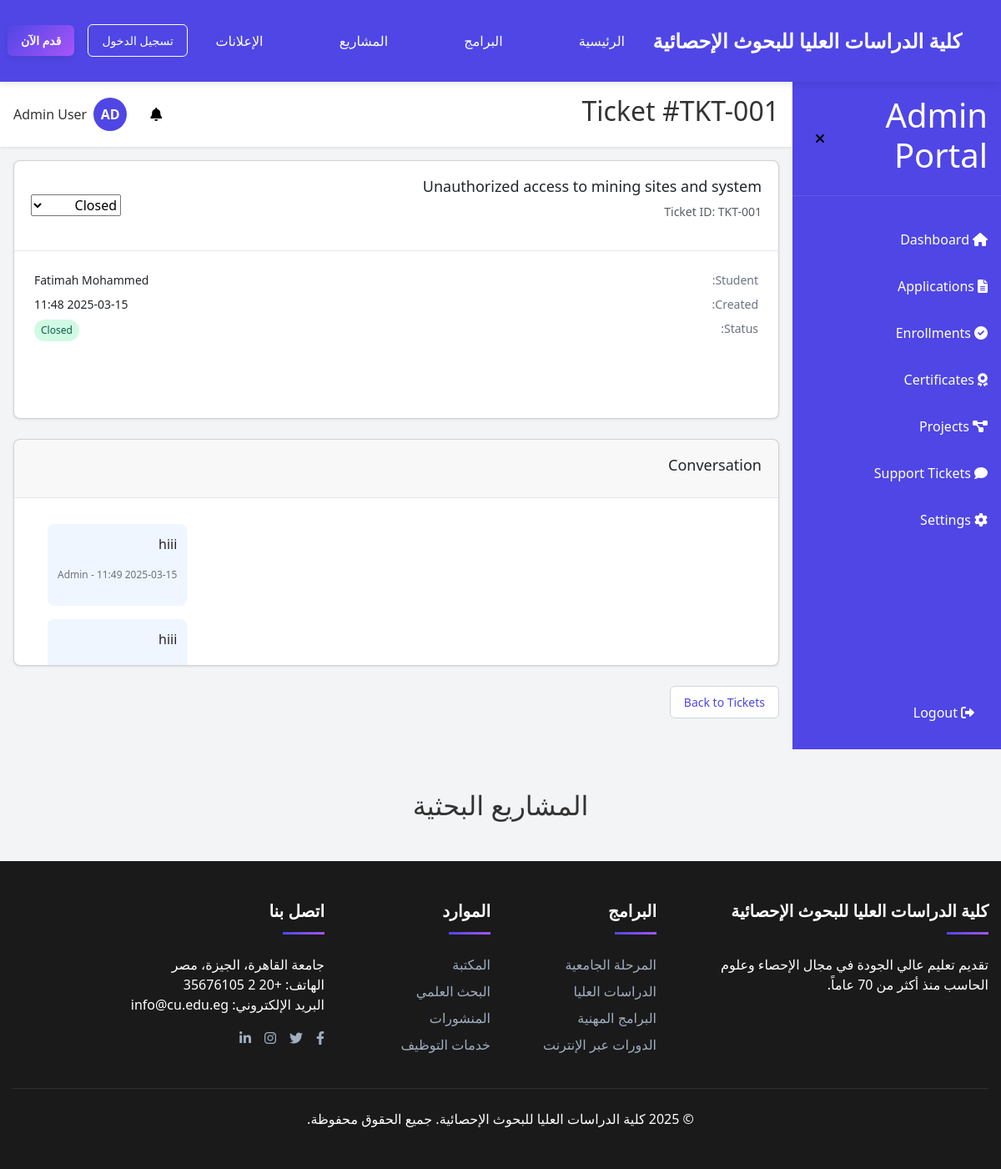
The page /admin/tickets/1 (signed in) on the database its author committed.
### models.py (models this page shows, shortened)
class Ticket(db.Model):
    __tablename__ = 'ticket'
    __table_args__ = {'extend_existing': True}
    id = db.Column(db.Integer, primary_key=True)
    ticket_id = db.Column(db.String(20), unique=True, nullable=False)
    user_id = db.Column(db.Integer, db.ForeignKey('user.id'), nullable=False)
    subject = db.Column(db.String(100), nullable=False)
    status = db.Column(db.String(20), default='Open')
    created_at = db.Column(db.DateTime, default=datetime.utcnow)
    messages = db.relationship('TicketMessage', backref='ticket', lazy=True, order_by='TicketMessage.created_at')

class User(db.Model, UserMixin):
    __tablename__ = 'user'
    __table_args__ = {'extend_existing': True}
    id = db.Column(db.Integer, primary_key=True)
    email = db.Column(db.String(120), unique=True, nullable=False)
    password_hash = db.Column(db.String(128), nullable=False)
    full_name = db.Column(db.String(100), nullable=False)
    phone = db.Column(db.String(20), nullable=True)
    nationality = db.Column(db.String(50), nullable=True)
    education = db.Column(db.String(50), nullable=True)
    role = db.Column(db.String(20), default='student')
    created_at = db.Column(db.DateTime, default=datetime.utcnow)
    applications = db.relationship('Application', backref='user', lazy=True)
    documents = db.relationship('Document', backref='user', lazy=True)
    certificates = db.relationship('Certificate', backref='user', lazy=True)
    tickets = db.relationship('Ticket', backref='user', lazy=True)
    notifications = db.relationship('Notification', backref='user', lazy=True)
    def is_admin(self):
        return self.role == 'admin'

class TicketMessage(db.Model):
    __tablename__ = 'ticket_message'
    __table_args__ = {'extend_existing': True}
    id = db.Column(db.Integer, primary_key=True)
    ticket_id = db.Column(db.Integer, db.ForeignKey('ticket.id'), nullable=False)
    sender = db.Column(db.String(20), nullable=False)
    message = db.Column(db.Text, nullable=False)
    created_at = db.Column(db.DateTime, default=datetime.utcnow)

### run.py (the view)
@app.route('/admin/tickets/<int:ticket_id>')
@login_required
def admin_ticket_detail(ticket_id):
    if not current_user.is_admin():
        return redirect(url_for('student_dashboard'))
    ticket = Ticket.query.get_or_404(ticket_id)
    return render_template('admin/ticket_detail.html', ticket=ticket)

### run.py (called while the page is built)
@login_manager.user_loader
def load_user(user_id):
    return User.query.get(int(user_id))

@app.template_filter('slice')
def slice_filter(iterable, start, end=None):
    if end is None:
        return iterable[start:]
    return iterable[start:end]

@app.context_processor
def inject_now():
    return {'now': datetime.utcnow()}

### templates/admin/ticket_detail.html (shortened to what this page needs)
{% extends "admin_layout.html" %}
{% block page_title %}Ticket #{{ ticket.ticket_id }}{% endblock %}
{% block main_content %}
<div class="card mb-6">
    <div class="card-header-with-actions">
        <div>
            <h3>{{ ticket.subject }}</h3>
            <p class="text-muted">Ticket ID: {{ ticket.ticket_id }}</p>
        </div>
        <div>
            <select id="ticket-status" class="form-input ticket-status-select" data-id="{{ ticket.id }}">
                <option value="Closed" {% if ticket.status == 'Closed' %}selected{% endif %}>Closed</option>
            </select>
        </div>
    </div>
    <div class="card-body">
        <div class="info-row">
            <span class="info-label">Student:</span>
            <span class="info-value">{{ ticket.user.full_name }}</span>
        </div>
        <div class="info-row">
            <span class="info-label">Created:</span>
            <span class="info-value">{{ ticket.created_at.strftime('%Y-%m-%d %H:%M') }}</span>
        </div>
        <div class="info-row mb-4">
            <span class="info-label">Status:</span>
            <span class="status-badge
                {% if ticket.status == 'Open' %}red
                {% elif ticket.status == 'In Progress' %}yellow
                {% elif ticket.status == 'Closed' %}green
                {% endif %}">
                {{ ticket.status }}
            </span>
        </div>
    </div>
</div>
<div class="card">
    <div class="card-header">
        <h3>Conversation</h3>
    </div>
    <div class="card-body p-0">
        <div class="chat-container">
            <div class="chat-messages">
                {% for message in ticket.messages %}
                    <div class="chat-message {% if message.sender == 'Admin' %}outgoing{% else %}incoming{% endif %}">
                        <div class="message-content">
                            <p>{{ message.message }}</p>
                            <p class="message-time">{{ message.created_at.strftime('%Y-%m-%d %H:%M') }} - {{ message.sender }}</p>
                        </div>
                    </div>
                {% endfor %}
            </div>
        </div>
    </div>
</div>
<div class="form-actions mt-4">
    <a href="{{ url_for('admin_tickets') }}" class="btn outline">Back to Tickets</a>
</div>
{% endblock %}

### templates/admin_layout.html (shortened to what this page needs)
{% extends "base.html" %}
{% block content %}
<div class="dashboard-container">
    <div id="sidebar" class="sidebar">
        <div class="sidebar-header">
            <h1 id="sidebar-title">Admin Portal</h1>
            <button id="toggle-sidebar" class="btn-icon">
                <i class="fas fa-times"></i>
            </button>
        </div>
        <nav class="sidebar-nav">
            <a href="{{ url_for('admin_dashboard') }}" class="nav-item {% if request.endpoint == 'admin_dashboard' %}active{% endif %}">
                <i class="fas fa-home"></i>
                <span class="nav-text">Dashboard</span>
              </a>
            <a href="{{ url_for('admin_applications') }}"
               class="nav-item {% if request.endpoint == 'admin_applications' %}active{% endif %}"
               id="admin-applications-link">
                <i class="fas fa-file-alt"></i>
                <span class="nav-text">Applications</span>
            </a>
            <a href="{{ url_for('admin_enrollments') }}" class="nav-item {% if request.endpoint == 'admin_enrollments' %}active{% endif %}">
                <i class="fas fa-check-circle"></i>
                <span class="nav-text">Enrollments</span>
            </a>
            <a href="{{ url_for('admin_certificates') }}" class="nav-item {% if request.endpoint == 'admin_certificates' %}active{% endif %}">
                <i class="fas fa-award"></i>
                <span class="nav-text">Certificates</span>
            </a>
            <a href="{{ url_for('admin_projects') }}" class="nav-item {% if request.endpoint == 'admin_projects' %}active{% endif %}">
                <i class="fas fa-project-diagram"></i>
                <span class="nav-text">Projects</span>
            </a>
            <a href="{{ url_for('admin_tickets') }}" class="nav-item {% if request.endpoint == 'admin_tickets' %}active{% endif %}">
                <i class="fas fa-comment"></i>
                <span class="nav-text">Support Tickets</span>
            </a>
            <a href="{{ url_for('admin_settings') }}" class="nav-item {% if request.endpoint == 'admin_settings' %}active{% endif %}">
                <i class="fas fa-cog"></i>
                <span class="nav-text">Settings</span>
            </a>
        </nav>
        <div class="logout-container">
            <a href="{{ url_for('logout') }}" class="nav-item">
                <i class="fas fa-sign-out-alt"></i>
                <span class="nav-text">Logout</span>
            </a>
        </div>
    </div>
    <div class="main-content">
        <header class="header">
            <div class="header-content">
                <h2 id="page-title">{% block page_title %}Dashboard{% endblock %}</h2>
                <div class="header-actions">
                    <div class="notification-container">
                        <button id="notification-btn" class="btn-icon">
                            <i class="fas fa-bell"></i>
                            {% set unread_notifications = current_user.notifications|selectattr('read', 'equalto', false)|list %}
                        </button>
                    </div>
                    <div class="user-container">
                        <div class="avatar">AD</div>
                        <span id="user-name" class="user-name">{{ current_user.full_name }}</span>
                    </div>
                </div>
            </div>
        </header>
        <main class="content">
            {% block main_content %}{% endblock %}
        </main>
    </div>
</div>
<section class="py-5" id="projects">
    <div class="container">
        <h2 class="text-center mb-4">المشاريع البحثية</h2>
    </div>
</section>
{% endblock %}

### rows shown on the page
Ticket: ticket_id "TKT-001", subject "Unauthorized access to mining sites and system", status+id "Closed", created_at "2025-03-15 11:48", status "Closed"
User: full_name "Admin User"
User: user.full_name "Fatimah Mohammed"
TicketMessage: message "hiii", created_at "2025-03-15 11:49", sender "Admin"
TicketMessage: message "hiii"

### other values the page prints
{{ now.year }} "2025"
